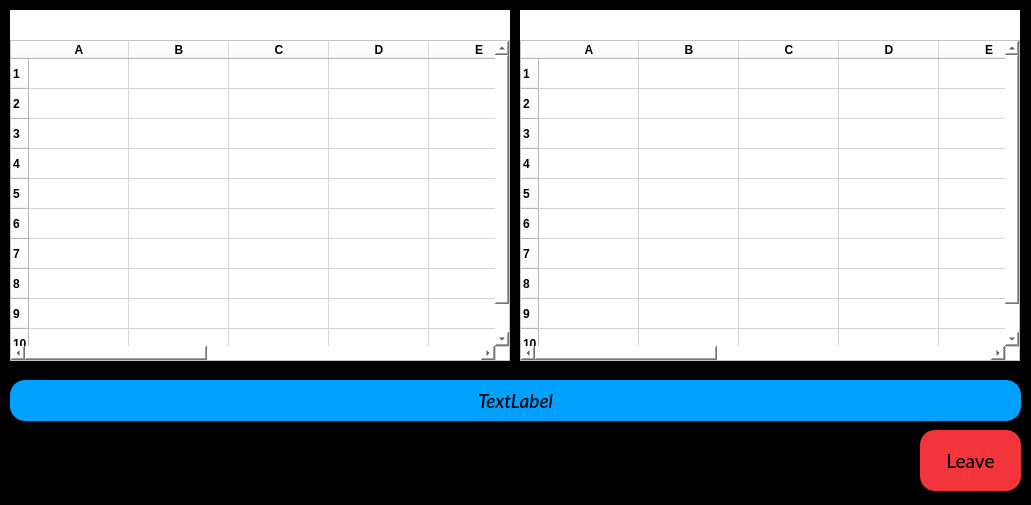
<?xml version="1.0" encoding="UTF-8"?>
<ui version="4.0">
 <class>Form</class>
 <widget class="QWidget" name="Form">
  <property name="geometry">
   <rect>
    <x>0</x>
    <y>0</y>
    <width>1031</width>
    <height>505</height>
   </rect>
  </property>
  <property name="windowTitle">
   <string>BattleShip - Atahan Caldir &amp; Musa Berkay Kocabasoglu</string>
  </property>
  <property name="styleSheet">
   <string notr="true">background:black;</string>
  </property>
  <widget class="QFrame" name="frame_2">
   <property name="geometry">
    <rect>
     <x>10</x>
     <y>10</y>
     <width>500</width>
     <height>351</height>
    </rect>
   </property>
   <property name="styleSheet">
    <string notr="true">background:white;</string>
   </property>
   <property name="frameShape">
    <enum>QFrame::StyledPanel</enum>
   </property>
   <property name="frameShadow">
    <enum>QFrame::Raised</enum>
   </property>
   <widget class="QLabel" name="oppname_label">
    <property name="geometry">
     <rect>
      <x>0</x>
      <y>0</y>
      <width>500</width>
      <height>30</height>
     </rect>
    </property>
    <property name="mouseTracking">
     <bool>true</bool>
    </property>
    <property name="tabletTracking">
     <bool>false</bool>
    </property>
    <property name="text">
     <string>&lt;USERNAME&gt;</string>
    </property>
    <property name="alignment">
     <set>Qt::AlignCenter</set>
    </property>
   </widget>
   <widget class="QTableWidget" name="tableWidget">
    <property name="geometry">
     <rect>
      <x>0</x>
      <y>30</y>
      <width>500</width>
      <height>321</height>
     </rect>
    </property>
    <property name="styleSheet">
     <string notr="true"/>
    </property>
    <property name="sizeAdjustPolicy">
     <enum>QAbstractScrollArea::AdjustToContents</enum>
    </property>
    <property name="dragEnabled">
     <bool>false</bool>
    </property>
    <property name="showGrid">
     <bool>true</bool>
    </property>
    <attribute name="horizontalHeaderCascadingSectionResizes">
     <bool>false</bool>
    </attribute>
    <attribute name="horizontalHeaderStretchLastSection">
     <bool>false</bool>
    </attribute>
    <attribute name="verticalHeaderCascadingSectionResizes">
     <bool>false</bool>
    </attribute>
    <attribute name="verticalHeaderStretchLastSection">
     <bool>false</bool>
    </attribute>
    <row>
     <property name="text">
      <string>1</string>
     </property>
     <property name="font">
      <font>
       <weight>75</weight>
       <bold>true</bold>
      </font>
     </property>
    </row>
    <row>
     <property name="text">
      <string>2</string>
     </property>
     <property name="font">
      <font>
       <weight>75</weight>
       <bold>true</bold>
      </font>
     </property>
    </row>
    <row>
     <property name="text">
      <string>3</string>
     </property>
     <property name="font">
      <font>
       <weight>75</weight>
       <bold>true</bold>
      </font>
     </property>
    </row>
    <row>
     <property name="text">
      <string>4</string>
     </property>
     <property name="font">
      <font>
       <weight>75</weight>
       <bold>true</bold>
      </font>
     </property>
    </row>
    <row>
     <property name="text">
      <string>5</string>
     </property>
     <property name="font">
      <font>
       <weight>75</weight>
       <bold>true</bold>
      </font>
     </property>
    </row>
    <row>
     <property name="text">
      <string>6</string>
     </property>
     <property name="font">
      <font>
       <weight>75</weight>
       <bold>true</bold>
      </font>
     </property>
    </row>
    <row>
     <property name="text">
      <string>7</string>
     </property>
     <property name="font">
      <font>
       <weight>75</weight>
       <bold>true</bold>
      </font>
     </property>
    </row>
    <row>
     <property name="text">
      <string>8</string>
     </property>
     <property name="font">
      <font>
       <weight>75</weight>
       <bold>true</bold>
      </font>
     </property>
    </row>
    <row>
     <property name="text">
      <string>9</string>
     </property>
     <property name="font">
      <font>
       <weight>75</weight>
       <bold>true</bold>
      </font>
     </property>
    </row>
    <row>
     <property name="text">
      <string>10</string>
     </property>
     <property name="font">
      <font>
       <weight>75</weight>
       <bold>true</bold>
      </font>
     </property>
    </row>
    <column>
     <property name="text">
      <string>A</string>
     </property>
     <property name="font">
      <font>
       <weight>75</weight>
       <bold>true</bold>
      </font>
     </property>
    </column>
    <column>
     <property name="text">
      <string>B</string>
     </property>
     <property name="font">
      <font>
       <weight>75</weight>
       <bold>true</bold>
      </font>
     </property>
    </column>
    <column>
     <property name="text">
      <string>C</string>
     </property>
     <property name="font">
      <font>
       <weight>75</weight>
       <bold>true</bold>
      </font>
     </property>
    </column>
    <column>
     <property name="text">
      <string>D</string>
     </property>
     <property name="font">
      <font>
       <weight>75</weight>
       <bold>true</bold>
      </font>
     </property>
    </column>
    <column>
     <property name="text">
      <string>E</string>
     </property>
     <property name="font">
      <font>
       <weight>75</weight>
       <bold>true</bold>
      </font>
     </property>
    </column>
    <column>
     <property name="text">
      <string>F</string>
     </property>
     <property name="font">
      <font>
       <weight>75</weight>
       <bold>true</bold>
      </font>
     </property>
    </column>
    <column>
     <property name="text">
      <string>G</string>
     </property>
     <property name="font">
      <font>
       <weight>75</weight>
       <bold>true</bold>
      </font>
     </property>
    </column>
    <column>
     <property name="text">
      <string>H</string>
     </property>
     <property name="font">
      <font>
       <weight>75</weight>
       <bold>true</bold>
      </font>
     </property>
    </column>
    <column>
     <property name="text">
      <string>I</string>
     </property>
     <property name="font">
      <font>
       <weight>75</weight>
       <bold>true</bold>
      </font>
     </property>
    </column>
    <column>
     <property name="text">
      <string>J</string>
     </property>
     <property name="font">
      <font>
       <weight>75</weight>
       <bold>true</bold>
      </font>
     </property>
    </column>
   </widget>
  </widget>
  <widget class="QFrame" name="frame_3">
   <property name="geometry">
    <rect>
     <x>520</x>
     <y>10</y>
     <width>500</width>
     <height>351</height>
    </rect>
   </property>
   <property name="styleSheet">
    <string notr="true">background:white;</string>
   </property>
   <property name="frameShape">
    <enum>QFrame::StyledPanel</enum>
   </property>
   <property name="frameShadow">
    <enum>QFrame::Raised</enum>
   </property>
   <widget class="QLabel" name="oppname_label_2">
    <property name="geometry">
     <rect>
      <x>0</x>
      <y>0</y>
      <width>500</width>
      <height>30</height>
     </rect>
    </property>
    <property name="mouseTracking">
     <bool>false</bool>
    </property>
    <property name="tabletTracking">
     <bool>false</bool>
    </property>
    <property name="text">
     <string>&lt;OPPONENT_NAME&gt;</string>
    </property>
    <property name="alignment">
     <set>Qt::AlignCenter</set>
    </property>
   </widget>
   <widget class="QTableWidget" name="tableWidget_2">
    <property name="geometry">
     <rect>
      <x>0</x>
      <y>30</y>
      <width>500</width>
      <height>321</height>
     </rect>
    </property>
    <property name="styleSheet">
     <string notr="true"/>
    </property>
    <property name="sizeAdjustPolicy">
     <enum>QAbstractScrollArea::AdjustToContents</enum>
    </property>
    <property name="dragEnabled">
     <bool>false</bool>
    </property>
    <property name="showGrid">
     <bool>true</bool>
    </property>
    <attribute name="horizontalHeaderCascadingSectionResizes">
     <bool>false</bool>
    </attribute>
    <attribute name="horizontalHeaderStretchLastSection">
     <bool>false</bool>
    </attribute>
    <attribute name="verticalHeaderCascadingSectionResizes">
     <bool>false</bool>
    </attribute>
    <attribute name="verticalHeaderStretchLastSection">
     <bool>false</bool>
    </attribute>
    <row>
     <property name="text">
      <string>1</string>
     </property>
     <property name="font">
      <font>
       <weight>75</weight>
       <bold>true</bold>
      </font>
     </property>
    </row>
    <row>
     <property name="text">
      <string>2</string>
     </property>
     <property name="font">
      <font>
       <weight>75</weight>
       <bold>true</bold>
      </font>
     </property>
    </row>
    <row>
     <property name="text">
      <string>3</string>
     </property>
     <property name="font">
      <font>
       <weight>75</weight>
       <bold>true</bold>
      </font>
     </property>
    </row>
    <row>
     <property name="text">
      <string>4</string>
     </property>
     <property name="font">
      <font>
       <weight>75</weight>
       <bold>true</bold>
      </font>
     </property>
    </row>
    <row>
     <property name="text">
      <string>5</string>
     </property>
     <property name="font">
      <font>
       <weight>75</weight>
       <bold>true</bold>
      </font>
     </property>
    </row>
    <row>
     <property name="text">
      <string>6</string>
     </property>
     <property name="font">
      <font>
       <weight>75</weight>
       <bold>true</bold>
      </font>
     </property>
    </row>
    <row>
     <property name="text">
      <string>7</string>
     </property>
     <property name="font">
      <font>
       <weight>75</weight>
       <bold>true</bold>
      </font>
     </property>
    </row>
    <row>
     <property name="text">
      <string>8</string>
     </property>
     <property name="font">
      <font>
       <weight>75</weight>
       <bold>true</bold>
      </font>
     </property>
    </row>
    <row>
     <property name="text">
      <string>9</string>
     </property>
     <property name="font">
      <font>
       <weight>75</weight>
       <bold>true</bold>
      </font>
     </property>
    </row>
    <row>
     <property name="text">
      <string>10</string>
     </property>
     <property name="font">
      <font>
       <weight>75</weight>
       <bold>true</bold>
      </font>
     </property>
    </row>
    <column>
     <property name="text">
      <string>A</string>
     </property>
     <property name="font">
      <font>
       <weight>75</weight>
       <bold>true</bold>
      </font>
     </property>
    </column>
    <column>
     <property name="text">
      <string>B</string>
     </property>
     <property name="font">
      <font>
       <weight>75</weight>
       <bold>true</bold>
      </font>
     </property>
    </column>
    <column>
     <property name="text">
      <string>C</string>
     </property>
     <property name="font">
      <font>
       <weight>75</weight>
       <bold>true</bold>
      </font>
     </property>
    </column>
    <column>
     <property name="text">
      <string>D</string>
     </property>
     <property name="font">
      <font>
       <weight>75</weight>
       <bold>true</bold>
      </font>
     </property>
    </column>
    <column>
     <property name="text">
      <string>E</string>
     </property>
     <property name="font">
      <font>
       <weight>75</weight>
       <bold>true</bold>
      </font>
     </property>
    </column>
    <column>
     <property name="text">
      <string>F</string>
     </property>
     <property name="font">
      <font>
       <weight>75</weight>
       <bold>true</bold>
      </font>
     </property>
    </column>
    <column>
     <property name="text">
      <string>G</string>
     </property>
     <property name="font">
      <font>
       <weight>75</weight>
       <bold>true</bold>
      </font>
     </property>
    </column>
    <column>
     <property name="text">
      <string>H</string>
     </property>
     <property name="font">
      <font>
       <weight>75</weight>
       <bold>true</bold>
      </font>
     </property>
    </column>
    <column>
     <property name="text">
      <string>I</string>
     </property>
     <property name="font">
      <font>
       <weight>75</weight>
       <bold>true</bold>
      </font>
     </property>
    </column>
    <column>
     <property name="text">
      <string>J</string>
     </property>
     <property name="font">
      <font>
       <weight>75</weight>
       <bold>true</bold>
      </font>
     </property>
    </column>
   </widget>
  </widget>
  <widget class="QLabel" name="label">
   <property name="geometry">
    <rect>
     <x>10</x>
     <y>380</y>
     <width>1011</width>
     <height>41</height>
    </rect>
   </property>
   <property name="font">
    <font>
     <family>Lato Medium</family>
     <pointsize>14</pointsize>
     <italic>true</italic>
    </font>
   </property>
   <property name="styleSheet">
    <string notr="true">background:#00a0ff;
border-radius:15px;</string>
   </property>
   <property name="text">
    <string>TextLabel</string>
   </property>
   <property name="alignment">
    <set>Qt::AlignCenter</set>
   </property>
  </widget>
  <widget class="QPushButton" name="pushButton">
   <property name="geometry">
    <rect>
     <x>920</x>
     <y>430</y>
     <width>101</width>
     <height>61</height>
    </rect>
   </property>
   <property name="font">
    <font>
     <family>Lato Medium</family>
     <pointsize>14</pointsize>
    </font>
   </property>
   <property name="styleSheet">
    <string notr="true">background:#f2353b;
border-radius:15px;</string>
   </property>
   <property name="text">
    <string>Leave</string>
   </property>
  </widget>
 </widget>
 <resources/>
 <connections/>
</ui>
